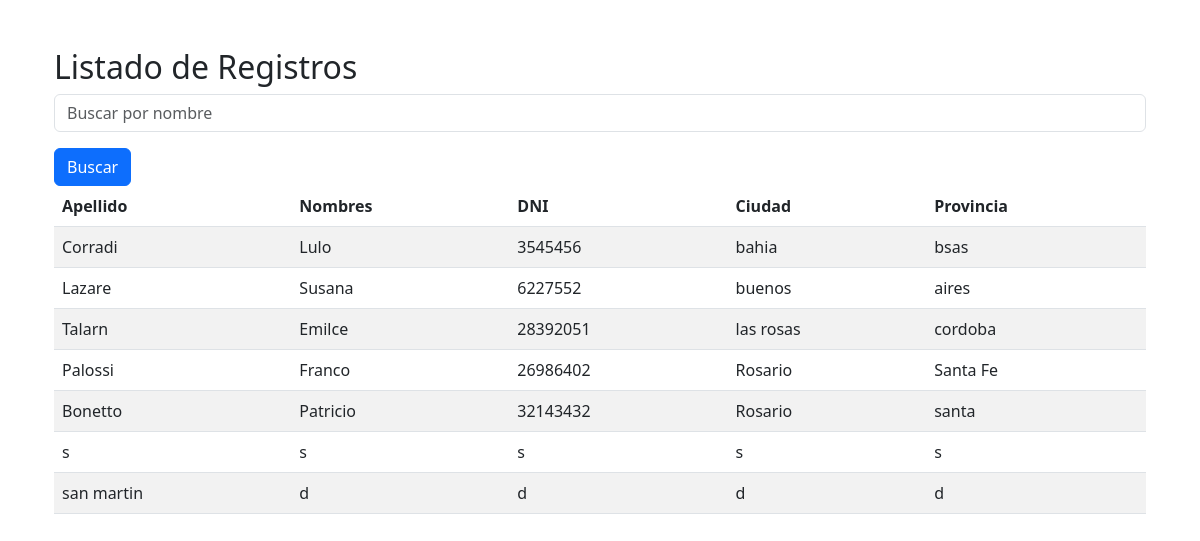
The app's page /listado/ (signed in), older data.
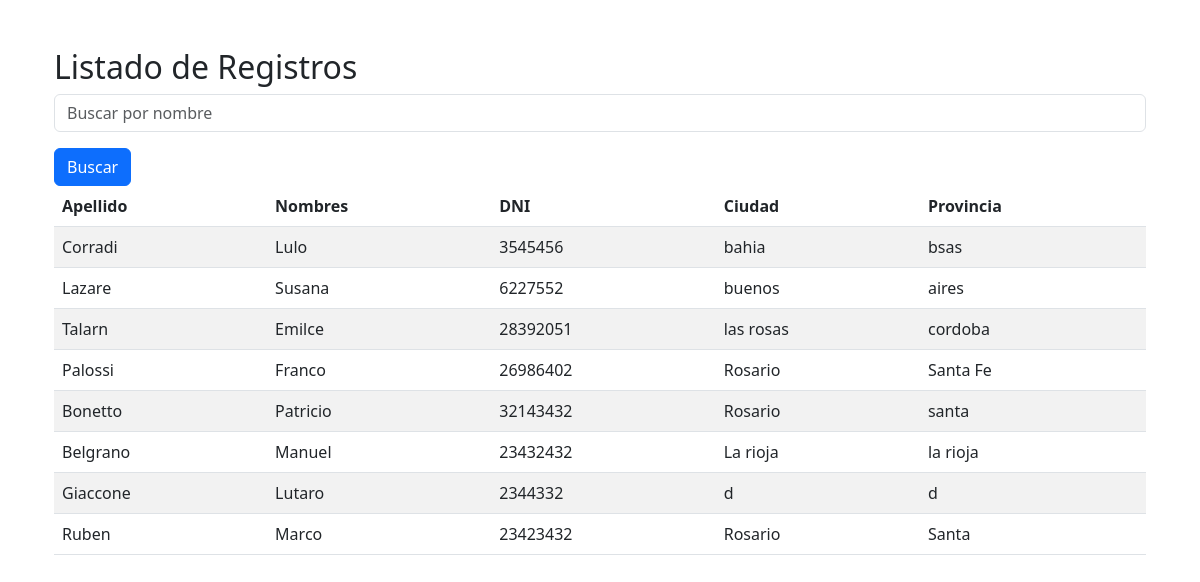
The same page, newer data.
### registro/models.py (models this page shows, shortened)
class Registro(models.Model):
    apellido = models.CharField(max_length=100)
    nombres = models.CharField(max_length=100)
    dni = models.CharField(max_length=20)
    fecha_nac = models.DateField()
    ciudad = models.CharField(max_length=100)
    provincia = models.CharField(max_length=100)
    nombre_apellido_paterno = models.CharField(max_length=100)
    nombre_apellido_materno = models.CharField(max_length=100)
    celular = models.CharField(max_length=20)
    domicilio_actual = models.CharField(max_length=255)
    correo_electronico = models.EmailField()
    foto = models.ImageField(upload_to='static/fotos/')
    ministerio = models.CharField(max_length=100)
    registro = models.CharField(max_length=100)
    tipo_pabellon = models.CharField(max_length=100)
    numero_pabellon = models.CharField(max_length=100)
    seccion_pabellon = models.CharField(max_length=100)
    otros_pabellon = models.CharField(max_length=255, blank=True, null=True)
    autorizacion_iglesia = models.FileField(upload_to='static/autorizaciones/')

### registro/views.py (the view)
# urls.py: path('listado/', views.listado_registros, name='listado_registros'),
@login_required
def listado_registros(request):
    query = request.GET.get('q')
    if query:
        registros = Registro.objects.filter(nombres__icontains=query)
    else:
        registros = Registro.objects.all()
    return render(request, 'listado.html', {'registros': registros})

### registro/templates/listado.html (shortened to what this page needs)
{% load static %}
<!DOCTYPE html>
<html lang="es">
<head>
    <link href="https://cdn.jsdelivr.net/npm/bootstrap@5.3.0/dist/css/bootstrap.min.css" rel="stylesheet">
</head>
<body>
    <div class="container">
        <div class="container">
            <h2 class="mt-5">Listado de Registros</h2>
            <form method="get" action="{% url 'registro:listado_registros' %}">
                <div class="mb-3">
                    <input type="text" name="q" class="form-control" placeholder="Buscar por nombre" value="{{ request.GET.q }}">
                </div>
                <button type="submit" class="btn btn-primary">Buscar</button>
            </form>
            <table class="table table-striped">
                <thead>
                    <tr>
                        <th>Apellido</th>
                        <th>Nombres</th>
                        <th>DNI</th>
                        <th>Ciudad</th>
                        <th>Provincia</th>
                    </tr>
                </thead>
                <tbody>
                    {% for registro in registros %}
                    <tr>
                        <td>{{ registro.apellido }}</td>
                        <td>{{ registro.nombres }}</td>
                        <td>{{ registro.dni }}</td>
                        <td>{{ registro.ciudad }}</td>
                        <td>{{ registro.provincia }}</td>
                    </tr>
                    {% endfor %}
                </tbody>
            </table>
        </div>
    </div>
</body>
</html>

Row changes from the older to the newer data that the page shows:
changed Registro: apellido "s" → "Belgrano"; nombres "s" → "Manuel"; dni "s" → "23432432"; ciudad "s" → "La rioja"; provincia "s" → "la rioja"
changed Registro: apellido "san martin" → "Giaccone"; nombres "d" → "Lutaro"; dni "d" → "2344332"
added Registro: apellido "Ruben", nombres "Marco", dni "23423432", ciudad "Rosario", provincia "Santa"
